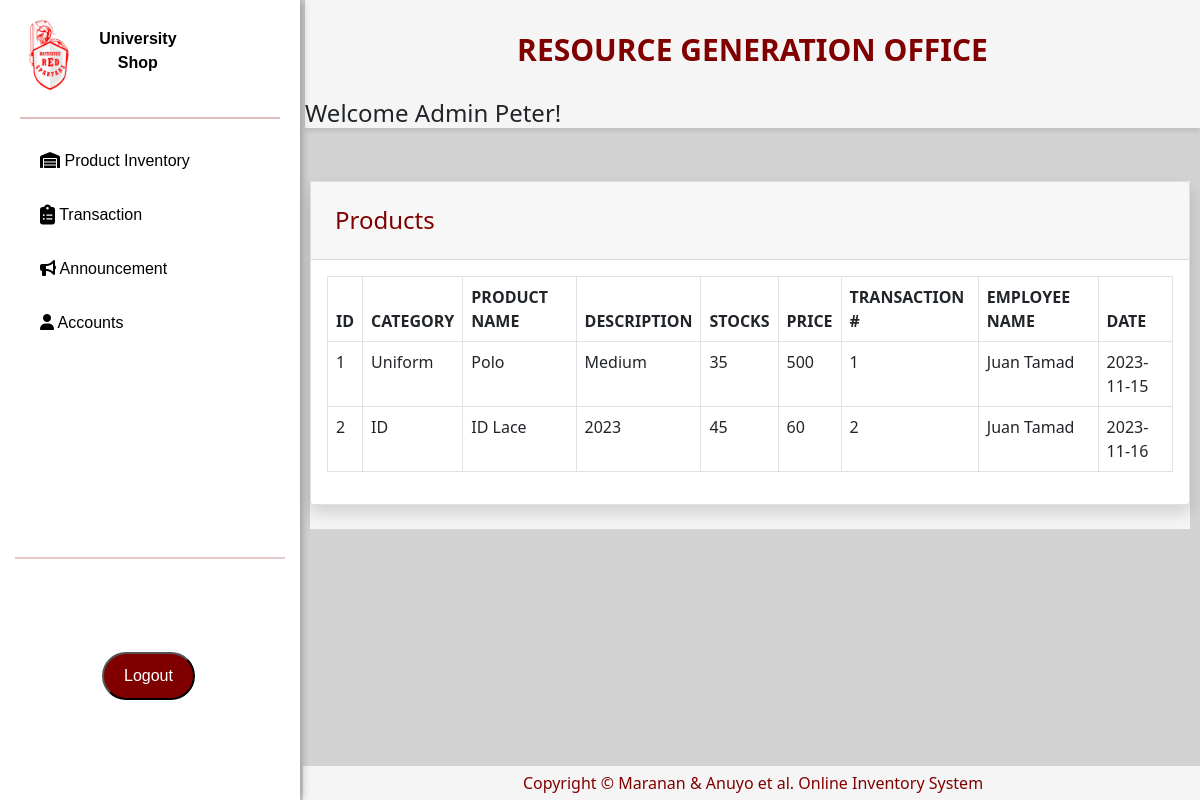
Page /pages/productInventory.php (signed in) on the committed database.
### tables this page shows
CREATE TABLE `user_data` (
  `User_ID` int(255) NOT NULL,
  `User_Code` varchar(100) DEFAULT NULL,
  `Last_Name` varchar(100) DEFAULT NULL,
  `First_Name` varchar(100) DEFAULT NULL,
  `User_Type` varchar(100) DEFAULT NULL,
  `Classification` varchar(100) DEFAULT NULL
);

CREATE TABLE `add_stocks` (
  `Product_ID` int(100) NOT NULL,
  `Category_Name` varchar(100) NOT NULL,
  `Product_Name` varchar(100) NOT NULL,
  `Description` varchar(100) NOT NULL,
  `Price` int(50) NOT NULL,
  `Quantity` int(50) NOT NULL,
  `image` varchar(50) NOT NULL
);

CREATE TABLE `transaction` (
  `Product_ID` int(255) NOT NULL,
  `Transaction_No` int(100) NOT NULL,
  `Employee_Name` varchar(100) NOT NULL,
  `Date` date NOT NULL
);

### pages/productInventory.php (the view, shortened to what this page needs)
<?php
include'../includes/sidebar.php';
?>
    <div class="prodTable">
    <div class="card shadow mb-4">
            <div class="card-header py-3">
              <h4 class="m-2 font-weight-bold ">Products</h4>
            </div>
            <div class="card-body">
              <div class="table-responsive">
                <table class="table table-bordered" id="dataTable" width="100%" cellspacing="0">
               <thead>
                   <tr>
                     <th>ID</th>
                     <th>CATEGORY</th>
                     <th>PRODUCT NAME</th>
                     <th>DESCRIPTION</th>
                     <th>STOCKS</th>
                     <th>PRICE</th>
                     <th>TRANSACTION #</th>
                     <th>EMPLOYEE NAME</th>
                     <th>DATE</th>
                   </tr>
               </thead>
                <tbody>
                <?php
                    include("../includes/connection.php");
                    $sql = "SELECT a.Product_ID, a.Category_Name, a.Product_Name, a.Description, a.Quantity, a.Price, t.Transaction_No, t.Employee_Name, t.Date
                    FROM add_stocks a
                    LEFT JOIN transaction t ON a.Product_ID = t.Product_ID";
                    $result = $con->query($sql);
                        if ($result->num_rows > 0) {
                            while ($row = $result->fetch_assoc()) {
                                echo "<tr>";
                                echo "<td>" .$row["Product_ID"] . "</td>";
                                echo "<td>" .$row["Category_Name"] . "</td>";
                                echo "<td>" . $row["Product_Name"] . "</td>";
                                echo "<td>" . $row["Description"] . "</td>";
                                echo "<td>" . $row["Quantity"] . "</td>";
                                echo "<td>" . $row["Price"] . "</td>";
                                echo "<td>" . $row["Transaction_No"] . "</td>";
                                echo "<td>" . $row["Employee_Name"] . "</td>";
                                echo "<td>" . $row["Date"] . "</td>";
                                echo "</tr>";
                            }
                        } else {
                            echo "<tr><td colspan='4'></td></tr>";
                        }
                    ?>
                  </tbody>
                </table>
               </div>
            </div>
    </div>
    </div>
<?php
include'../includes/footer.php';
?>

### includes/topbar.php (shortened to what this page needs)
<div id="content-wrapper">
  <div id="content">
        <header class="topbar-header">
            <p class ="rgo-txt">RESOURCE GENERATION OFFICE </p>
        <div class="welcome">
        <?php
            include("../includes/connection.php");
            if (isset($_SESSION['user_id'])) {
                $user_id = $_SESSION['user_id'];
                $query = "SELECT First_Name FROM user_data WHERE User_ID = $user_id";
                $result = mysqli_query($con, $query);
                if (mysqli_num_rows($result) == 1) {
                    $row = mysqli_fetch_assoc($result);
                    $first_name = $row['First_Name'];
                    echo "<h4>Welcome Admin $first_name!</h4>";
                } else {
                    echo "<h5>Welcome, Admin!</h5>";
                }
            } else {
                header("Location: loginAdmin.php");
            }
        ?>
        </div>
        </header>
        <div class="container-fluid">

### css/sidebar.css (style rules this page uses)
body { background-color: lightgray; }

### includes/topbar.php (style rules this page uses)
.topbar-header { margin: 0; width: calc(100% - 305px); margin-left: 305px; display:block; background: rgb(245, 245, 245); box-shadow: 0 3px 5px rgba(0, 0, 0, 0.1); }
.rgo-txt { right: 100%; margin: 0; padding: 27px; text-align: center; color: maroon; font-size: 30px; font-weight: bold; }
.container-fluid { padding:0; padding-top:5px; }

### pages/productInventory.php (style rules this page uses)
.prodTable { width: calc(100% - 320px); margin-top: 40px; margin-left: 310px; display:inline-block; background: rgb(245, 245, 245); }
.m-2 { color: maroon; }

### rows in the picture
user_data: First_Name "Peter"
add_stocks: Product_ID "1", Category_Name "Uniform", Product_Name "Polo", Description "Medium", Quantity "35", Price "500", transaction.Transaction_No "1", transaction.Employee_Name "Juan Tamad", transaction.Date "2023-11-15"
add_stocks: Product_ID "2", Category_Name "ID", Product_Name "ID Lace", Description "2023", Quantity "45", Price "60", transaction.Transaction_No "2", transaction.Employee_Name "Juan Tamad", transaction.Date "2023-11-16"
